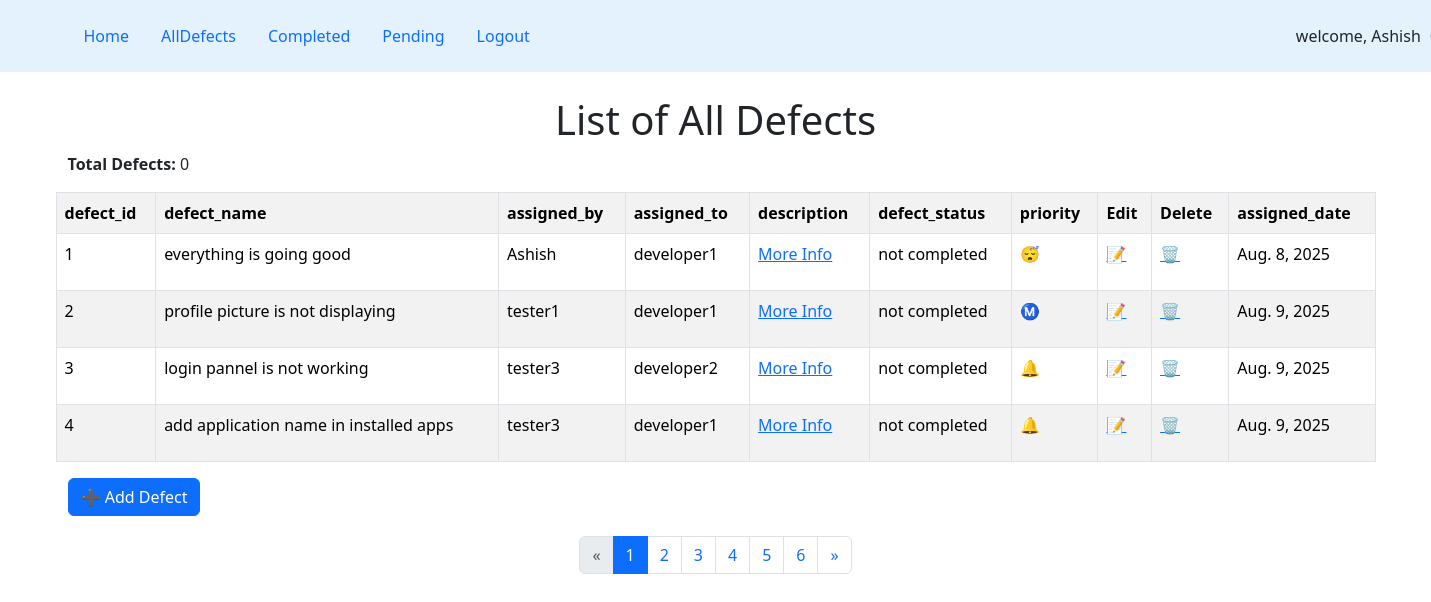
/defects/pending (signed in), run on the app's committed database.
### defects/models.py (models this page shows, shortened)
class Defects_details(models.Model):
    defect_id = models.CharField(max_length=100)
    defect_name = models.CharField(max_length=100)
    assigned_by = models.ForeignKey(User, on_delete=models.CASCADE, related_name='assigned_defects')
    assigned_to = models.ForeignKey(User, on_delete=models.CASCADE, related_name='received_defects')
    description = models.TextField()
    defect_status = models.CharField(max_length=100)
    priority = models.CharField(max_length=100)
    assigned_date = models.DateField(auto_now_add=True)

### defects/views.py (the view)
# urls.py: path("pending",views.pending,name='pending'),
@login_required(login_url='login')
def pending(request):
    data = Defects_details.objects.filter(defect_status='not completed')
    defects = Defects_details.objects.filter(assigned_to=request.user)
    total_defects = defects.filter(defect_status="not completed").count()
    paginator = Paginator(data,4)
    page_name = request.GET.get('pg')
    data = paginator.get_page(page_name)
    try:
        test = testers.objects.get(tester_name=request.user)
    except testers.DoesNotExist:
        test = None
    context = {
        'data':data,
        'test':test,
        'total_defects':total_defects
    }
    return render(request,'defects/pending.html',context)

### templates/defects/pending.html
{% extends 'defects/base.html' %}
{% block content %}
    <div class="container">
        <div class="jumbotron">
            <h1 style="text-align: center;">List of All Defects</h1>
            <p><strong>Total Defects:</strong> {{ total_defects }}</p>
            <div class="row">
            <table class="table table-bordered table-striped table-hover">
                <tr>
                    <th>defect_id</th>
                    <th>defect_name</th>
                    <th>assigned_by</th>
                    <th>assigned_to</th>
                    <th>description</th>
                    <th>defect_status</th>
                    <th>priority</th>
                    {% if test.is_admin == True %}
                        <th>Edit</th>
                        <th>Delete</th>
                    {% endif %}
                    <th>assigned_date</th>
                </tr>
                {% for i in data %}
                <tr>
                    <td>{{ i.defect_id }}</td>
                    <td>{{ i.defect_name }}</td>
                    <td>{{ i.assigned_by }}</td>
                    <td>{{ i.assigned_to }}</td>
                    <td><a href="{{i.id}}">More Info</a></td>
                    <td>{{ i.defect_status }}</td>
                    <td>
                    {% if i.priority == 'High' %}
                        <p>🔔</p>
                    {% elif i.priority == 'Medium' %}
                        <p>Ⓜ️</p>
                    {% else %}
                        <p>😴</p>
                    {% endif %}
                    </td>
                    {% if test.is_admin == True %}
                        <td><a href="{% url 'edit' i.id %}">📝</a></td>
                        <td><a href="{% url 'delete' i.id %}" onclick="return confirm('Are you sure you want to delete this defect?');">🗑️</a></td>
                        {% endif %}
                    <td>{{ i.assigned_date }}</td>
                </tr>
                {% endfor %}
            </table>
            {% if test.is_admin == True %}
            <div style="text-align: left; margin-bottom: 20px;">
                <a href="{% url 'add' %}" class="btn btn-primary">➕ Add Defect</a>
            </div>
        {% endif %}
        </div>
        </div>
    </div>
<nav aria-label="Page navigation example">
  <ul class="pagination justify-content-center">
    {% if data.has_previous %}
      <li class="page-item">
        <a class="page-link" href="?pg={{ data.previous_page_number }}" aria-label="Previous">
          <span aria-hidden="true">&laquo;</span>
        </a>
      </li>
    {% else %}
      <li class="page-item disabled"><span class="page-link">&laquo;</span></li>
    {% endif %}
    {% for page_num in data.paginator.page_range %}
      <li class="page-item {% if page_num == data.number %}active{% endif %}">
        <a class="page-link" href="?pg={{ page_num }}">{{ page_num }}</a>
      </li>
    {% endfor %}
    {% if data.has_next %}
      <li class="page-item">
        <a class="page-link" href="?pg={{ data.next_page_number }}" aria-label="Next">
          <span aria-hidden="true">&raquo;</span>
        </a>
      </li>
    {% else %}
      <li class="page-item disabled"><span class="page-link">&raquo;</span></li>
    {% endif %}
  </ul>
</nav>
{% endblock %}

### templates/defects/base.html (shortened to what this page needs)
<!DOCTYPE html>
<html lang="en">
    {% load crispy_forms_tags %}
<head>
    <link href="https://cdn.jsdelivr.net/npm/bootstrap@5.3.7/dist/css/bootstrap.min.css" rel="stylesheet">
    <link rel="stylesheet" href="https://cdn.jsdelivr.net/npm/bootstrap-icons@1.13.1/font/bootstrap-icons.min.css">
</head>
<body>
    <nav class="navbar" style="background-color: #e3f2fd;" data-bs-theme="light">
        <div class="container">
            <ul class="nav navbar">
                <li class="nav-item"><a class="nav-link" href="{% url 'home' %}">Home</a></li>
                <li class="nav-item"><a class="nav-link" href="{% url 'alldefects' %}">AllDefects</a></li>
                <li class="nav-item"><a class="nav-link" href="{% url 'completed' %}">Completed</a></li>
                <li class="nav-item"><a class="nav-link" href="{% url 'pending' %}">Pending</a></li>
                <li class="nav-item"><a class="nav-link" href="{% url 'logout' %}">Logout</a></li>
                <li class="nav-item" style="position: relative; left:750px" >  welcome, {{user.username}}</li>
            </ul>
        </div>
    </nav>
    <br>
{% block content %}
{% endblock %}
</body>
</html>

### data on the page
Defects_details: defect_id "1", defect_name "everything is going good", assigned_by "Ashish", assigned_to "developer1", defect_status "not completed", assigned_date "Aug. 8, 2025"
Defects_details: defect_id "2", defect_name "profile picture is not displaying", assigned_by "tester1", assigned_to "developer1", defect_status "not completed", assigned_date "Aug. 9, 2025"
Defects_details: defect_id "3", defect_name "login pannel is not working", assigned_by "tester3", assigned_to "developer2", defect_status "not completed", assigned_date "Aug. 9, 2025"
Defects_details: defect_id "4", defect_name "add application name in installed apps", assigned_by "tester3", assigned_to "developer1", defect_status "not completed", assigned_date "Aug. 9, 2025"

### other printed values
{{ user.username }} "Ashish"
{{ total_defects }} "0"
{{ page_num }} "1" "2" "3" "4" "5" "6"
